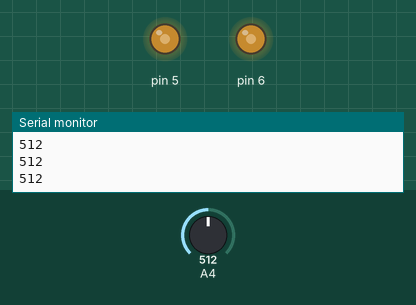
Simulated run of this sketch. Board: Arduino Uno, built with avr-gcc and run on an emulated ATmega328P. Shown: output pins drawn as LEDs (lit = HIGH), the last lines printed to the serial monitor. Inputs (shaded band) come from the test bench; at power-on: A4 = 512.

Above: at 1.2 s.
1.3 s: A4 set to 716
At 2.5 s:
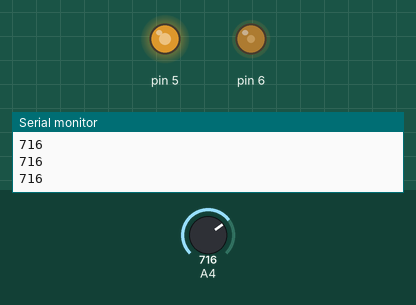
2.8 s: A4 set to 900
At 3.7 s:
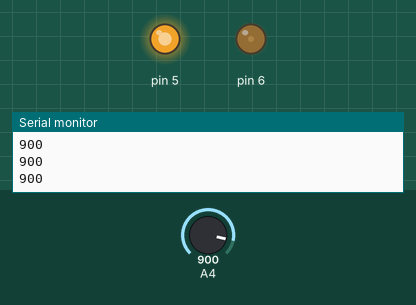
4.3 s: A4 set to 1023
At 4.8 s:
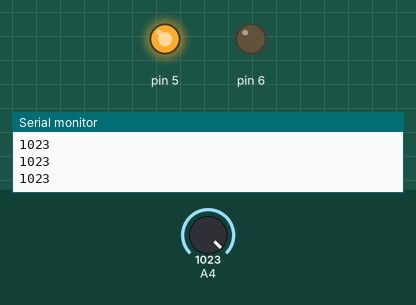
5.8 s: A4 set to 306
At 6.1 s:
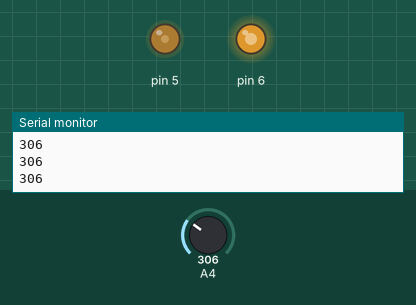
7.3 s: A4 set to 122
At 8.3 s:
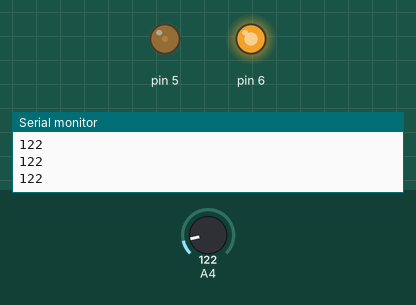
8.8 s: A4 set to 511
At 9.4 s:
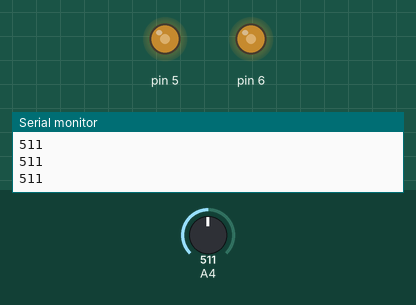
Timing chart, 0 to 11.3 s (numbered marks = the images above; inputs shaded):
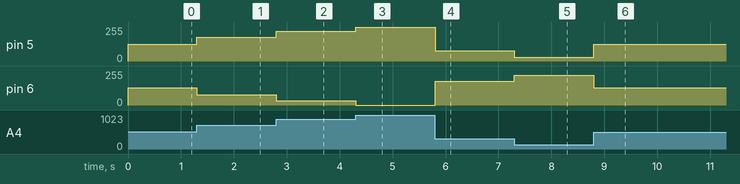

The sketch:

dim.ino
```cpp
void setup() {
  // put your setup code here, to run once:
  Serial.begin(9600);
  pinMode(5, OUTPUT);
  pinMode(6, OUTPUT);
}

void loop() {
  // put your main code here, to run repeatedly:
  int val = analogRead(A4);
  int converted = map(val, 0, 1023, 0, 255);
  int converted_inverse = map(val, 0, 1023, 255, 0);
  analogWrite(5, converted);
  analogWrite(6, converted_inverse);
  Serial.println(val);
}
```

Measured:
- after the input at 1.3 s, pin 5: 127/255 → 178/255 at once; pin 6: 128/255 → 77/255 at once
- after the input at 2.8 s, pin 5: 178/255 → 224/255 at once; pin 6: 77/255 → 31/255 at once
- after the input at 4.3 s, pin 5: 224/255 → 255/255 at once; pin 6: 31/255 → 0/255 at once
- after the input at 5.8 s, pin 5: 255/255 → 76/255 at once; pin 6: 0/255 → 179/255 at once
- after the input at 7.3 s, pin 5: 76/255 → 30/255 at once; pin 6: 179/255 → 225/255 at once
- after the input at 8.8 s, pin 5: 30/255 → 127/255 at once; pin 6: 225/255 → 128/255 at once
